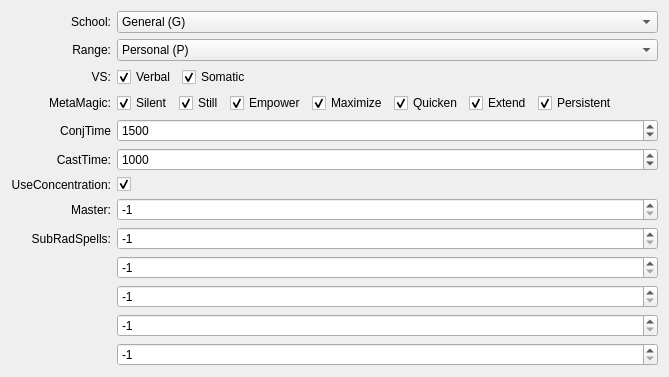
      <widget class="QWidget" name="tabData">
       <attribute name="title">
        <string>Data</string>
       </attribute>
       <layout class="QFormLayout" name="formLayout_2">
        <item row="0" column="0">
         <widget class="QLabel" name="label_12">
          <property name="minimumSize">
           <size>
            <width>100</width>
            <height>0</height>
           </size>
          </property>
          <property name="text">
           <string>School:</string>
          </property>
          <property name="alignment">
           <set>Qt::AlignRight|Qt::AlignTrailing|Qt::AlignVCenter</set>
          </property>
         </widget>
        </item>
        <item row="1" column="0">
         <widget class="QLabel" name="label_13">
          <property name="minimumSize">
           <size>
            <width>100</width>
            <height>0</height>
           </size>
          </property>
          <property name="text">
           <string>Range:</string>
          </property>
          <property name="alignment">
           <set>Qt::AlignRight|Qt::AlignTrailing|Qt::AlignVCenter</set>
          </property>
         </widget>
        </item>
        <item row="2" column="0">
         <widget class="QLabel" name="label_14">
          <property name="minimumSize">
           <size>
            <width>100</width>
            <height>0</height>
           </size>
          </property>
          <property name="text">
           <string>VS:</string>
          </property>
          <property name="alignment">
           <set>Qt::AlignRight|Qt::AlignTrailing|Qt::AlignVCenter</set>
          </property>
         </widget>
        </item>
        <item row="3" column="0">
         <widget class="QLabel" name="label_15">
          <property name="minimumSize">
           <size>
            <width>100</width>
            <height>0</height>
           </size>
          </property>
          <property name="text">
           <string>MetaMagic:</string>
          </property>
          <property name="alignment">
           <set>Qt::AlignRight|Qt::AlignTrailing|Qt::AlignVCenter</set>
          </property>
         </widget>
        </item>
        <item row="6" column="0">
         <widget class="QLabel" name="label_16">
          <property name="minimumSize">
           <size>
            <width>100</width>
            <height>0</height>
           </size>
          </property>
          <property name="text">
           <string>UseConcentration:</string>
          </property>
          <property name="alignment">
           <set>Qt::AlignRight|Qt::AlignTrailing|Qt::AlignVCenter</set>
          </property>
         </widget>
        </item>
        <item row="7" column="0">
         <widget class="QLabel" name="label_17">
          <property name="minimumSize">
           <size>
            <width>100</width>
            <height>0</height>
           </size>
          </property>
          <property name="text">
           <string>Master:</string>
          </property>
          <property name="alignment">
           <set>Qt::AlignRight|Qt::AlignTrailing|Qt::AlignVCenter</set>
          </property>
         </widget>
        </item>
        <item row="8" column="0">
         <widget class="QLabel" name="label_18">
          <property name="minimumSize">
           <size>
            <width>100</width>
            <height>0</height>
           </size>
          </property>
          <property name="text">
           <string>SubRadSpells:</string>
          </property>
          <property name="alignment">
           <set>Qt::AlignRight|Qt::AlignTrailing|Qt::AlignVCenter</set>
          </property>
         </widget>
        </item>
        <item row="0" column="1">
         <widget class="QComboBox" name="School">
          <property name="statusTip">
           <string>What school of magic the spell is classified as.</string>
          </property>
          <item>
           <property name="text">
            <string>General (G)</string>
           </property>
          </item>
          <item>
           <property name="text">
            <string>Abjuration (A)</string>
           </property>
          </item>
          <item>
           <property name="text">
            <string>Conjuration (C)</string>
           </property>
          </item>
          <item>
           <property name="text">
            <string>Divination (D)</string>
           </property>
          </item>
          <item>
           <property name="text">
            <string>Enchantment (E)</string>
           </property>
          </item>
          <item>
           <property name="text">
            <string>Evocation (V)</string>
           </property>
          </item>
          <item>
           <property name="text">
            <string>Illusion (I)</string>
           </property>
          </item>
          <item>
           <property name="text">
            <string>Necromancy (N)</string>
           </property>
          </item>
          <item>
           <property name="text">
            <string>Transmutation (T)</string>
           </property>
          </item>
         </widget>
        </item>
        <item row="1" column="1">
         <widget class="QComboBox" name="Range">
          <property name="statusTip">
           <string>Range of the spell.</string>
          </property>
          <item>
           <property name="text">
            <string>Personal (P)</string>
           </property>
          </item>
          <item>
           <property name="text">
            <string>Touch (T)</string>
           </property>
          </item>
          <item>
           <property name="text">
            <string>Short (S)</string>
           </property>
          </item>
          <item>
           <property name="text">
            <string>Medium (M)</string>
           </property>
          </item>
          <item>
           <property name="text">
            <string>Long (L)</string>
           </property>
          </item>
         </widget>
        </item>
        <item row="2" column="1">
         <layout class="QHBoxLayout" name="horizontalLayout">
          <item>
           <widget class="QCheckBox" name="VS_V">
            <property name="statusTip">
             <string>Requires a verbal (audio) component.</string>
            </property>
            <property name="text">
             <string>Verbal</string>
            </property>
            <property name="checked">
             <bool>true</bool>
            </property>
           </widget>
          </item>
          <item>
           <widget class="QCheckBox" name="VS_S">
            <property name="statusTip">
             <string>Requires a somatic (gesture) component.</string>
            </property>
            <property name="text">
             <string>Somatic</string>
            </property>
            <property name="checked">
             <bool>true</bool>
            </property>
           </widget>
          </item>
          <item>
           <spacer name="horizontalSpacer">
            <property name="orientation">
             <enum>Qt::Horizontal</enum>
            </property>
            <property name="sizeHint" stdset="0">
             <size>
              <width>40</width>
              <height>20</height>
             </size>
            </property>
           </spacer>
          </item>
         </layout>
        </item>
        <item row="3" column="1">
         <layout class="QHBoxLayout" name="horizontalLayout_2">
          <item>
           <widget class="QCheckBox" name="MetaMagic_Silent">
            <property name="statusTip">
             <string>This spell can be silenced.</string>
            </property>
            <property name="text">
             <string>Silent</string>
            </property>
            <property name="checked">
             <bool>true</bool>
            </property>
           </widget>
          </item>
          <item>
           <widget class="QCheckBox" name="MetaMagic_Still">
            <property name="statusTip">
             <string>This spell can be stilled.</string>
            </property>
            <property name="text">
             <string>Still</string>
            </property>
            <property name="checked">
             <bool>true</bool>
            </property>
           </widget>
          </item>
          <item>
           <widget class="QCheckBox" name="MetaMagic_Empower">
            <property name="statusTip">
             <string>This spell can be empowered.</string>
            </property>
            <property name="text">
             <string>Empower</string>
            </property>
            <property name="checked">
             <bool>true</bool>
            </property>
           </widget>
          </item>
          <item>
           <widget class="QCheckBox" name="MetaMagic_Maximize">
            <property name="statusTip">
             <string>This spell can be maximized.</string>
            </property>
            <property name="text">
             <string>Maximize</string>
            </property>
            <property name="checked">
             <bool>true</bool>
            </property>
           </widget>
          </item>
          <item>
           <widget class="QCheckBox" name="MetaMagic_Quicken">
            <property name="statusTip">
             <string>This spell can be quickened.</string>
            </property>
            <property name="text">
             <string>Quicken</string>
            </property>
            <property name="checked">
             <bool>true</bool>
            </property>
           </widget>
          </item>
          <item>
           <widget class="QCheckBox" name="MetaMagic_Extend">
            <property name="statusTip">
             <string>This spell can be extended.</string>
            </property>
            <property name="text">
             <string>Extend</string>
            </property>
            <property name="checked">
             <bool>true</bool>
            </property>
           </widget>
          </item>
          <item>
           <widget class="QCheckBox" name="MetaMagic_Persistent">
            <property name="statusTip">
             <string>This spell can be made persistent.</string>
            </property>
            <property name="text">
             <string>Persistent</string>
            </property>
            <property name="checked">
             <bool>true</bool>
            </property>
           </widget>
          </item>
          <item>
           <spacer name="horizontalSpacer_2">
            <property name="orientation">
             <enum>Qt::Horizontal</enum>
            </property>
            <property name="sizeHint" stdset="0">
             <size>
              <width>40</width>
              <height>20</height>
             </size>
            </property>
           </spacer>
          </item>
         </layout>
        </item>
        <item row="6" column="1">
         <widget class="QCheckBox" name="UseConcentration">
          <property name="statusTip">
           <string>Can the spell be interrupted?</string>
          </property>
          <property name="text">
           <string/>
          </property>
          <property name="checked">
           <bool>true</bool>
          </property>
         </widget>
        </item>
        <item row="7" column="1">
         <widget class="QSpinBox" name="Master">
          <property name="statusTip">
           <string>What spell is needed to cast this spell.</string>
          </property>
          <property name="minimum">
           <number>-1</number>
          </property>
          <property name="maximum">
           <number>9999</number>
          </property>
          <property name="value">
           <number>-1</number>
          </property>
         </widget>
        </item>
        <item row="8" column="1">
         <layout class="QVBoxLayout" name="verticalLayout_2">
          <item>
           <widget class="QSpinBox" name="SubRadSpell1">
            <property name="statusTip">
             <string>ID of a selectable subspell.</string>
            </property>
            <property name="minimum">
             <number>-1</number>
            </property>
            <property name="maximum">
             <number>9999</number>
            </property>
            <property name="value">
             <number>-1</number>
            </property>
           </widget>
          </item>
          <item>
           <widget class="QSpinBox" name="SubRadSpell2">
            <property name="statusTip">
             <string>ID of a selectable subspell.</string>
            </property>
            <property name="minimum">
             <number>-1</number>
            </property>
            <property name="maximum">
             <number>9999</number>
            </property>
            <property name="value">
             <number>-1</number>
            </property>
           </widget>
          </item>
          <item>
           <widget class="QSpinBox" name="SubRadSpell3">
            <property name="statusTip">
             <string>ID of a selectable subspell.</string>
            </property>
            <property name="minimum">
             <number>-1</number>
            </property>
            <property name="maximum">
             <number>9999</number>
            </property>
            <property name="value">
             <number>-1</number>
            </property>
           </widget>
          </item>
          <item>
           <widget class="QSpinBox" name="SubRadSpell4">
            <property name="statusTip">
             <string>ID of a selectable subspell.</string>
            </property>
            <property name="minimum">
             <number>-1</number>
            </property>
            <property name="maximum">
             <number>9999</number>
            </property>
            <property name="value">
             <number>-1</number>
            </property>
           </widget>
          </item>
          <item>
           <widget class="QSpinBox" name="SubRadSpell5">
            <property name="statusTip">
             <string>ID of a selectable subspell.</string>
            </property>
            <property name="minimum">
             <number>-1</number>
            </property>
            <property name="maximum">
             <number>9999</number>
            </property>
            <property name="value">
             <number>-1</number>
            </property>
           </widget>
          </item>
         </layout>
        </item>
        <item row="5" column="0">
         <widget class="QLabel" name="label_33">
          <property name="minimumSize">
           <size>
            <width>100</width>
            <height>0</height>
           </size>
          </property>
          <property name="text">
           <string>CastTime:</string>
          </property>
          <property name="alignment">
           <set>Qt::AlignRight|Qt::AlignTrailing|Qt::AlignVCenter</set>
          </property>
         </widget>
        </item>
        <item row="5" column="1">
         <widget class="QSpinBox" name="CastTime">
          <property name="statusTip">
           <string>Time between the casting of the spell and when you can move the caster.</string>
          </property>
          <property name="maximum">
           <number>99999999</number>
          </property>
          <property name="singleStep">
           <number>500</number>
          </property>
          <property name="value">
           <number>1000</number>
          </property>
         </widget>
        </item>
        <item row="4" column="0">
         <widget class="QLabel" name="label_78">
          <property name="minimumSize">
           <size>
            <width>100</width>
            <height>0</height>
           </size>
          </property>
          <property name="text">
           <string>ConjTime</string>
          </property>
          <property name="alignment">
           <set>Qt::AlignRight|Qt::AlignTrailing|Qt::AlignVCenter</set>
          </property>
         </widget>
        </item>
        <item row="4" column="1">
         <widget class="QSpinBox" name="ConjTime">
          <property name="statusTip">
           <string>Time taken to channel the spell; 1000 = 1 RL second.</string>
          </property>
          <property name="maximum">
           <number>99999999</number>
          </property>
          <property name="singleStep">
           <number>500</number>
          </property>
          <property name="value">
           <number>1500</number>
          </property>
         </widget>
        </item>
       </layout>
      </widget>
